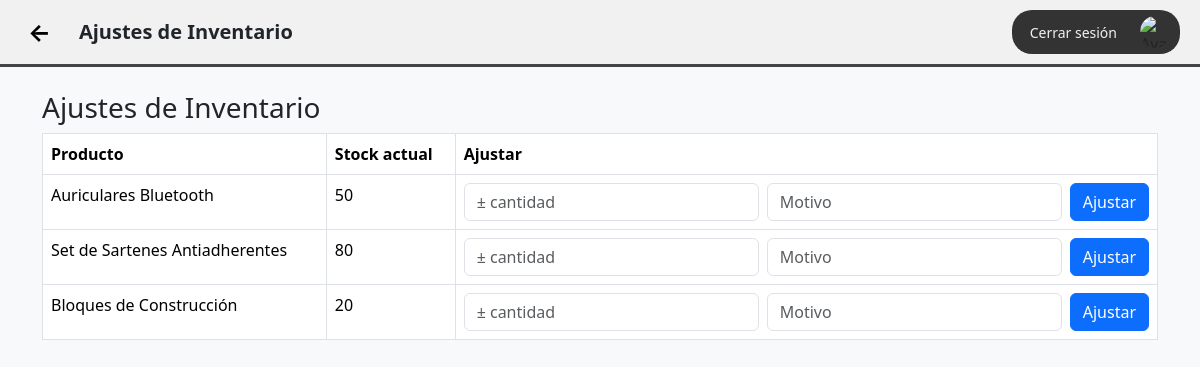
Page /pages/botonAjustes.php (signed in) on the earlier database version.
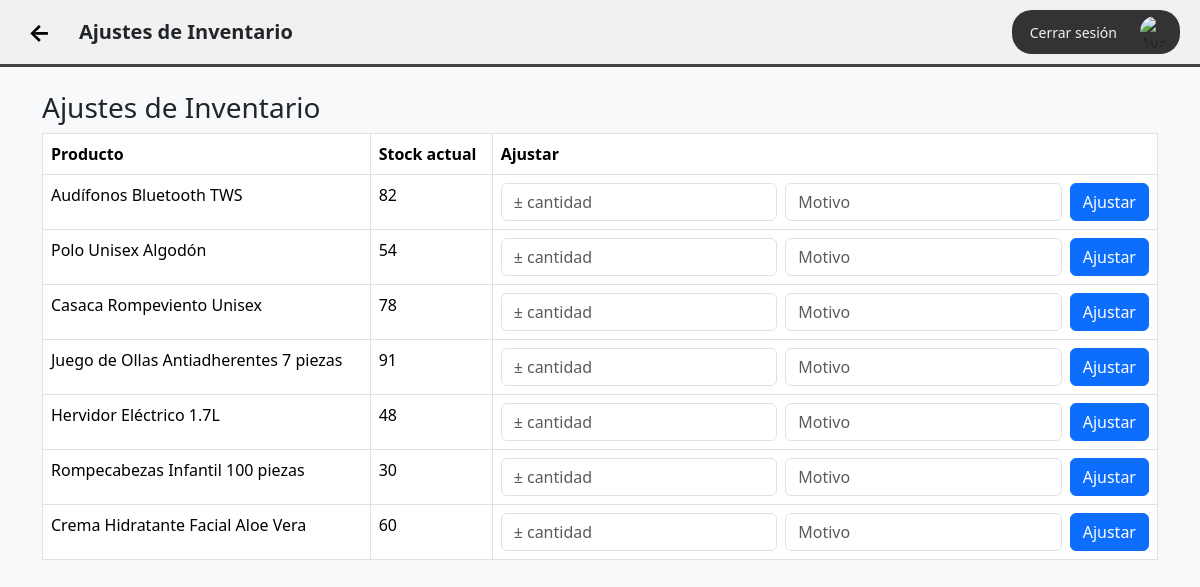
Same page on the later database version.
### tables this page shows
CREATE TABLE `inventario` (
  `id_invntrio` int(11) NOT NULL,
  `id_producto` int(11) NOT NULL,
  `id_almcen` int(11) NOT NULL,
  `cantidad` int(11) NOT NULL
);

CREATE TABLE `producto` (
  `id_producto` int(11) NOT NULL,
  `nombre` varchar(80) NOT NULL,
  `descripcion` varchar(200) DEFAULT NULL,
  `imagen` varchar(200) DEFAULT NULL,
  `id_catgria` int(11) NOT NULL,
  `perecible` tinyint(1) NOT NULL,
  `fch_vncmnto` date DEFAULT NULL,
  `grntia_meses` int(11) DEFAULT NULL,
  `fecha_rgstro` date NOT NULL,
  `precio` decimal(10,2) NOT NULL DEFAULT 0.00
);

### pages/botonAjustes.php (the view, shortened to what this page needs)
<?php
require_once("../include/db_connect.php");
$id_empleado = $_SESSION['id_empleado'];
$stmt = $conn->prepare("SELECT id_almcen FROM empleado WHERE id_empldo = ?");
$stmt->bind_param("i", $id_empleado);
$stmt->execute();
$id_almcen = $stmt->get_result()->fetch_assoc()['id_almcen'];
$stmt = $conn->prepare("
    SELECT i.id_invntrio, p.nombre, i.cantidad
    FROM inventario i
    INNER JOIN producto p ON i.id_producto = p.id_producto
    WHERE i.id_almcen = ?
");
$stmt->bind_param("i", $id_almcen);
$stmt->execute();
$resultado = $stmt->get_result();
?>
<!DOCTYPE html>
<html lang="es">
<head>
<link href="https://cdn.jsdelivr.net/npm/bootstrap@5.3.3/dist/css/bootstrap.min.css" rel="stylesheet">
<link rel="stylesheet" href="../assets/css/empleadoStyle.css">
</head>
<body class="bg-light">
<div class="top-bar">
    <div class="top-left">
        <a href="../pages/panelEmpleado.php" class="back-button">&#8592;</a>
        <span class="welcome-message">Ajustes de Inventario</span>
    </div>
    <div class="user-box">
        <a href="../include/logoutEmpleado.php" class="logout-button">Cerrar sesión</a>
        <img src="https://www.w3schools.com/howto/img_avatar.png" class="user-avatar-small" alt="Avatar">
    </div>
</div>
<div class="container my-4">
    <h3>Ajustes de Inventario</h3>
    <table class="table table-bordered">
        <thead>
            <tr>
                <th>Producto</th>
                <th>Stock actual</th>
                <th>Ajustar</th>
            </tr>
        </thead>
        <tbody>
        <?php while($fila = $resultado->fetch_assoc()): ?>
            <tr>
                <td><?= htmlspecialchars($fila['nombre']) ?></td>
                <td><?= $fila['cantidad'] ?></td>
                <td>
                    <form method="POST" class="d-flex gap-2">
                        <input type="number" name="cantidad" placeholder="± cantidad" class="form-control" required>
                        <input type="text" name="motivo" placeholder="Motivo" class="form-control" required>
                        <button class="btn btn-primary">Ajustar</button>
                    </form>
                </td>
            </tr>
        <?php endwhile; ?>
        </tbody>
    </table>
</div>
</body>
</html>

Differences in the rows shown:
changed inventario: id_producto.nombre "Auriculares Bluetooth" → "Audífonos Bluetooth TWS"; cantidad "50" → "82"
changed inventario: id_producto.nombre "Set de Sartenes Antiadherentes" → "Polo Unisex Algodón"; cantidad "80" → "54"
now on this page (row edited): inventario: id_producto.nombre "Casaca Rompeviento Unisex", cantidad "78"
changed inventario: id_producto.nombre "Bloques de Construcción" → "Juego de Ollas Antiadherentes 7 piezas"; cantidad "20" → "91"
added inventario: id_producto.nombre "Hervidor Eléctrico 1.7L", cantidad "48"
added inventario: id_producto.nombre "Rompecabezas Infantil 100 piezas", cantidad "30"
added inventario: id_producto.nombre "Crema Hidratante Facial Aloe Vera", cantidad "60"
